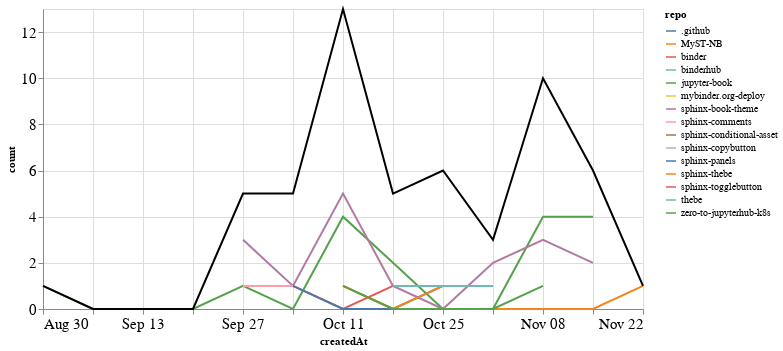

The notebook cell saved with this chart:
### Markdown cell above
## PRs

### Code cell
prs_time = prs.groupby('repo').resample('W', on='createdAt').count()['author'].reset_index()
prs_time = prs_time.rename(columns={'author': 'count'})
prs_time_total = prs_time.groupby('createdAt').agg({"count": "sum"}).reset_index()

ch1 = alt.Chart(prs_time, width=600).mark_line().encode(
    x='createdAt',
    y='count',
    color='repo',
    tooltip="repo"
)

ch2 = alt.Chart(prs_time_total, width=600).mark_line(color="black").encode(
    x='createdAt',
    y='count',
)

ch1 + ch2

### Figure 1 — Vega-Lite specification as saved in the notebook (floating-point values rounded to 4 significant figures)
{"config": {"axisLeft": {"labelFontSize": 15}, "axisBottom": {"labelFontSize": 15}}, "layer": [{"data": {"name": "data-87a84cb73d2c1abf80f73d095b9ac6f0"}, "mark": "line", "encoding": {"color": {"type": "nominal", "field": "repo"}, "tooltip": {"type": "nominal", "field": "repo"}, "x": {"type": "temporal", "field": "createdAt"}, "y": {"type": "quantitative", "field": "count"}}, "width": 600}, {"data": {"name": "data-8f2b80acc52448c6799ccda5ffa53568"}, "mark": {"type": "line", "color": "black"}, "encoding": {"x": {"type": "temporal", "field": "createdAt"}, "y": {"type": "quantitative", "field": "count"}}, "width": 600}], "$schema": "https://vega.github.io/schema/vega-lite/v4.8.1.json", "datasets": {"data-87a84cb73d2c1abf80f73d095b9ac6f0": [{"repo": ".github", "createdAt": "2020-11-08T00:00:00", "count": 1}, {"repo": "MyST-NB", "createdAt": "2020-10-11T00:00:00", "count": 1}, {"repo": "MyST-NB", "createdAt": "2020-10-18T00:00:00", "count": 0}, {"repo": "MyST-NB", "createdAt": "2020-10-25T00:00:00", "count": 0}, {"repo": "MyST-NB", "createdAt": "2020-11-01T00:00:00", "count": 0}, {"repo": "MyST-NB", "createdAt": "2020-11-08T00:00:00", "count": 0}, {"repo": "MyST-NB", "createdAt": "2020-11-15T00:00:00", "count": 0}, {"repo": "MyST-NB", "createdAt": "2020-11-22T00:00:00", "count": 1}, {"repo": "binder", "createdAt": "2020-10-04T00:00:00", "count": 1}, {"repo": "binder", "createdAt": "2020-10-11T00:00:00", "count": 0}, {"repo": "binder", "createdAt": "2020-10-18T00:00:00", "count": 1}, {"repo": "binderhub", "createdAt": "2020-10-04T00:00:00", "count": 1}, {"repo": "jupyter-book", "createdAt": "2020-08-30T00:00:00", "count": 1}, {"repo": "jupyter-book", "createdAt": "2020-09-06T00:00:00", "count": 0}, {"repo": "jupyter-book", "createdAt": "2020-09-13T00:00:00", "count": 0}, {"repo": "jupyter-book", "createdAt": "2020-09-20T00:00:00", "count": 0}, {"repo": "jupyter-book", "createdAt": "2020-09-27T00:00:00", "count": 1}, {"repo": "jupyter-book", "createdAt": "2020-10-04T00:00:00", "count": 0}, {"repo": "jupyter-book", "createdAt": "2020-10-11T00:00:00", "count": 4}, {"repo": "jupyter-book", "createdAt": "2020-10-18T00:00:00", "count": 2}, {"repo": "jupyter-book", "createdAt": "2020-10-25T00:00:00", "count": 0}, {"repo": "jupyter-book", "createdAt": "2020-11-01T00:00:00", "count": 0}, {"repo": "jupyter-book", "createdAt": "2020-11-08T00:00:00", "count": 4}, {"repo": "jupyter-book", "createdAt": "2020-11-15T00:00:00", "count": 4}, {"repo": "mybinder.org-deploy", "createdAt": "2020-10-11T00:00:00", "count": 1}, {"repo": "sphinx-book-theme", "createdAt": "2020-09-27T00:00:00", "count": 3}, {"repo": "sphinx-book-theme", "createdAt": "2020-10-04T00:00:00", "count": 1}, {"repo": "sphinx-book-theme", "createdAt": "2020-10-11T00:00:00", "count": 5}, {"repo": "sphinx-book-theme", "createdAt": "2020-10-18T00:00:00", "count": 1}, {"repo": "sphinx-book-theme", "createdAt": "2020-10-25T00:00:00", "count": 0}, {"repo": "sphinx-book-theme", "createdAt": "2020-11-01T00:00:00", "count": 2}, {"repo": "sphinx-book-theme", "createdAt": "2020-11-08T00:00:00", "count": 3}, {"repo": "sphinx-book-theme", "createdAt": "2020-11-15T00:00:00", "count": 2}, {"repo": "sphinx-comments", "createdAt": "2020-09-27T00:00:00", "count": 1}, {"repo": "sphinx-comments", "createdAt": "2020-10-04T00:00:00", "count": 1}, {"repo": "sphinx-conditional-asset", "createdAt": "2020-10-25T00:00:00", "count": 2}, {"repo": "sphinx-copybutton", "createdAt": "2020-11-08T00:00:00", "count": 1}, {"repo": "sphinx-panels", "createdAt": "2020-10-04T00:00:00", "count": 1}, {"repo": "sphinx-panels", "createdAt": "2020-10-11T00:00:00", "count": 0}, {"repo": "sphinx-panels", "createdAt": "2020-10-18T00:00:00", "count": 0}, {"repo": "sphinx-panels", "createdAt": "2020-10-25T00:00:00", "count": 1}, {"repo": "sphinx-thebe", "createdAt": "2020-10-11T00:00:00", "count": 1}, {"repo": "sphinx-thebe", "createdAt": "2020-10-18T00:00:00", "count": 0}, {"repo": "sphinx-thebe", "createdAt": "2020-10-25T00:00:00", "count": 1}, {"repo": "sphinx-togglebutton", "createdAt": "2020-10-25T00:00:00", "count": 1}, {"repo": "thebe", "createdAt": "2020-10-18T00:00:00", "count": 1}, {"repo": "thebe", "createdAt": "2020-10-25T00:00:00", "count": 1}, {"repo": "thebe", "createdAt": "2020-11-01T00:00:00", "count": 1}, {"repo": "zero-to-jupyterhub-k8s", "createdAt": "2020-10-11T00:00:00", "count": 1}, {"repo": "zero-to-jupyterhub-k8s", "createdAt": "2020-10-18T00:00:00", "count": 0}, {"repo": "zero-to-jupyterhub-k8s", "createdAt": "2020-10-25T00:00:00", "count": 0}, {"repo": "zero-to-jupyterhub-k8s", "createdAt": "2020-11-01T00:00:00", "count": 0}, {"repo": "zero-to-jupyterhub-k8s", "createdAt": "2020-11-08T00:00:00", "count": 1}], "data-8f2b80acc52448c6799ccda5ffa53568": [{"createdAt": "2020-08-30T00:00:00", "count": 1}, {"createdAt": "2020-09-06T00:00:00", "count": 0}, {"createdAt": "2020-09-13T00:00:00", "count": 0}, {"createdAt": "2020-09-20T00:00:00", "count": 0}, {"createdAt": "2020-09-27T00:00:00", "count": 5}, {"createdAt": "2020-10-04T00:00:00", "count": 5}, {"createdAt": "2020-10-11T00:00:00", "count": 13}, {"createdAt": "2020-10-18T00:00:00", "count": 5}, {"createdAt": "2020-10-25T00:00:00", "count": 6}, {"createdAt": "2020-11-01T00:00:00", "count": 3}, {"createdAt": "2020-11-08T00:00:00", "count": 10}, {"createdAt": "2020-11-15T00:00:00", "count": 6}, {"createdAt": "2020-11-22T00:00:00", "count": 1}]}}
